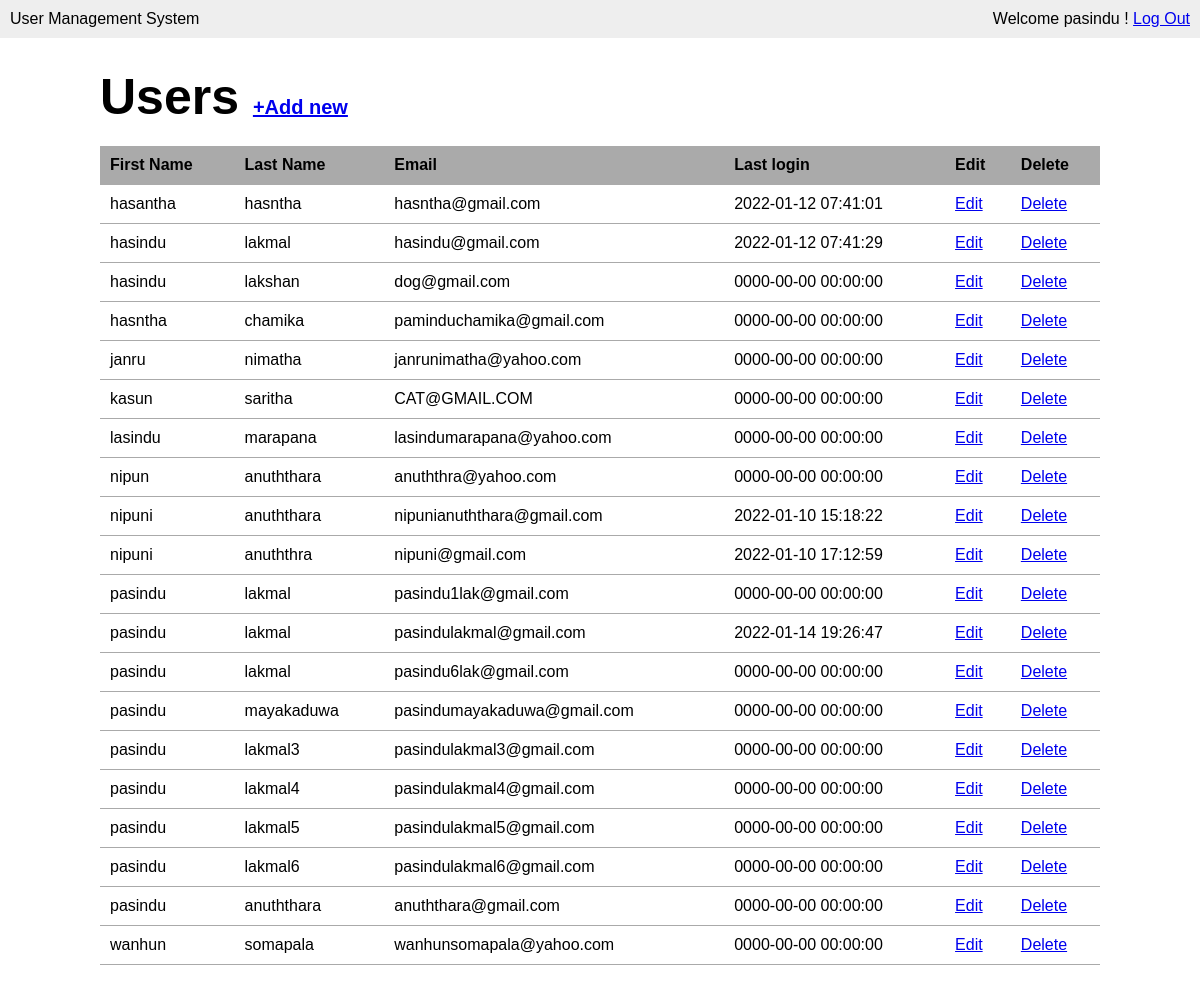
The page /extra/users-without-function.php (signed in) on the database its author committed.
### tables this page shows
CREATE TABLE `user` (
  `id` int(11) NOT NULL,
  `first_name` varchar(50) NOT NULL,
  `last_name` varchar(100) NOT NULL,
  `email_adress` varchar(100) NOT NULL,
  `password` varchar(40) NOT NULL,
  `last_login` datetime NOT NULL,
  `is_deleted` tinyint(1) NOT NULL
);

### extra/users-without-function.php (the view, shortened to what this page needs)
<?php
require_once('inc/connection.php');
?>
<?php
$user_list = "";
$query = "SELECT * FROM user WHERE  is_deleted=0 ORDER BY first_name";
$users = mysqli_query($connection, $query);
if ($users) {
    while ($user = mysqli_fetch_assoc($users)) {
        $user_list .= "<tr>
        <td>{$user['first_name']}</td>
        <td>{$user['last_name']}</td>
        <td>{$user['email_adress']}</td>
        <td>{$user['last_login']}</td>
        <td><a href=\"modify-user.php?user_id={$user['id']}\">Edit</a></td>
        <td><a href=\"delete-user.php?user_id={$user['id']}\">Delete</a></td>
    </tr>";
    }
} else {
    echo "Database query fail";
}
?>
<!DOCTYPE html>
<html lang="en">
<head>
    <link rel="stylesheet" href="css/main.css">
</head>
<body>
    <header>
        <div class="appname">User Management System</div>
        <div class="loggedin">Welcome <?php echo $_SESSION['first_name']; ?> ! <a href="logout.php">Log Out</a></div>
    </header>
    <main>
        <h1>Users <span><a href="add-user.php">+Add new</a></span></h1>
        <table class="masterlist">
            <tr>
                <th>First Name</th>
                <th>Last Name</th>
                <th>Email</th>
                <th>Last login</th>
                <th>Edit</th>
                <th>Delete</th>
            </tr>
            <?php echo $user_list ?>
        </table>
    </main>
</body>
</html>

### css/main.css (style rules this page uses)
* { margin: 0; }
body { font-family: Arial, "Helvetica Neua", Helvetica, sans-serif; font-size: 16px; }
header { background: #eee; overflow: auto; padding: 10px; }
header .appname { float: left; }
header .loggedin { float: right; }
main { width: 1000px; margin: 30px auto; }
main h1 { margin-bottom: 20px; font-size: 50px; }
main h1 span { font-size: 20px; }
table.masterlist { width: 100%; border-collapse: collapse; }
table.masterlist th { background: #aaa; text-align: left; }
table.masterlist th, table.masterlist td { padding: 10px; border-bottom: 1px solid #aaa; }

### rows shown on the page
user: first_name "hasantha", last_name "hasntha", email_adress "hasntha@gmail.com", last_login "2022-01-12 07:41:01"
user: first_name "hasindu", last_name "lakmal", email_adress "hasindu@gmail.com", last_login "2022-01-12 07:41:29"
user: first_name "hasindu", last_name "lakshan", email_adress "dog@gmail.com", last_login "0000-00-00 00:00:00"
user: first_name "hasntha", last_name "chamika", email_adress "paminduchamika@gmail.com", last_login "0000-00-00 00:00:00"
user: first_name "janru", last_name "nimatha", email_adress "janrunimatha@yahoo.com", last_login "0000-00-00 00:00:00"
user: first_name "kasun", last_name "saritha", email_adress "CAT@GMAIL.COM", last_login "0000-00-00 00:00:00"
user: first_name "lasindu", last_name "marapana", email_adress "lasindumarapana@yahoo.com", last_login "0000-00-00 00:00:00"
user: first_name "nipun", last_name "anuththara", email_adress "anuththra@yahoo.com", last_login "0000-00-00 00:00:00"
user: first_name "nipuni", last_name "anuththara", email_adress "nipunianuththara@gmail.com", last_login "2022-01-10 15:18:22"
user: first_name "nipuni", last_name "anuththra", email_adress "nipuni@gmail.com", last_login "2022-01-10 17:12:59"
user: first_name "pasindu", last_name "lakmal", email_adress "pasindu1lak@gmail.com", last_login "0000-00-00 00:00:00"
user: first_name "pasindu", last_name "lakmal", email_adress "pasindulakmal@gmail.com", last_login "2022-01-14 19:26:47"
user: first_name "pasindu", last_name "lakmal", email_adress "pasindu6lak@gmail.com", last_login "0000-00-00 00:00:00"
user: first_name "pasindu", last_name "mayakaduwa", email_adress "pasindumayakaduwa@gmail.com", last_login "0000-00-00 00:00:00"
user: first_name "pasindu", last_name "lakmal3", email_adress "pasindulakmal3@gmail.com", last_login "0000-00-00 00:00:00"
user: first_name "pasindu", last_name "lakmal4", email_adress "pasindulakmal4@gmail.com", last_login "0000-00-00 00:00:00"
user: first_name "pasindu", last_name "lakmal5", email_adress "pasindulakmal5@gmail.com", last_login "0000-00-00 00:00:00"
user: first_name "pasindu", last_name "lakmal6", email_adress "pasindulakmal6@gmail.com", last_login "0000-00-00 00:00:00"
user: first_name "pasindu", last_name "anuththara", email_adress "anuththara@gmail.com", last_login "0000-00-00 00:00:00"
user: first_name "wanhun", last_name "somapala", email_adress "wanhunsomapala@yahoo.com", last_login "0000-00-00 00:00:00"

### other values the page prints
$_SESSION['first_name'] "pasindu"
